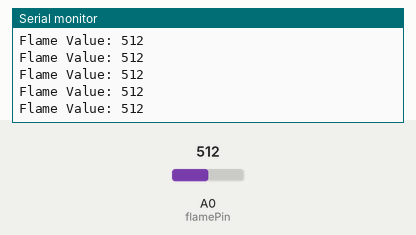
Simulated run of this sketch. Board: Arduino Uno, built with avr-gcc and run on an emulated ATmega328P. On the bench: the last lines printed to the serial monitor. The test bench sets the inputs (shaded band); at power-on: A0 (flamePin) = 512.

Above: at 1.2 s.
1.3 s: A0 (flamePin) set to 716
At 1.31 s:
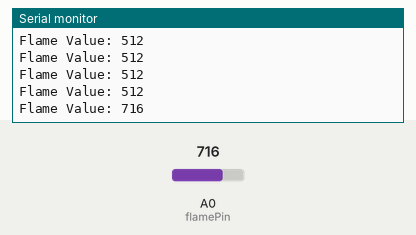
2.8 s: A0 (flamePin) set to 900
At 2.82 s:
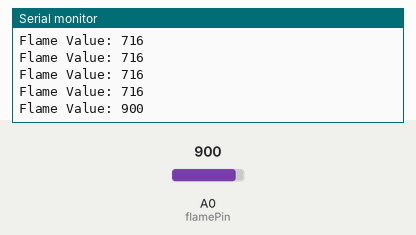
Timing chart, 0 to 5.8 s (numbered marks = the images above; inputs shaded):
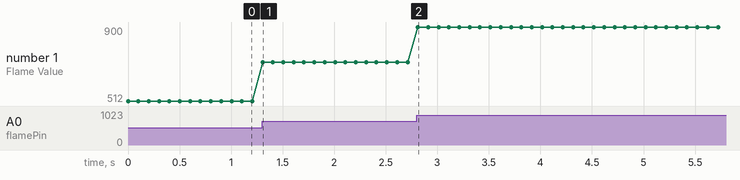

Measured:
- after the input at 1.3 s, the serial monitor: prints a new line at once (image 1)
- after the input at 2.8 s, the serial monitor: prints a new line at once (image 2)
- plotted number 1: 512 → 716 after the input at 1.3 s, 716 → 900 after the input at 2.8 s

The sketch:

flame_console.ino
```cpp
// (licence header left out)
int flamePin = A0;  // Analog output from flame sensor
int analogVal = 0;

void setup() {
  Serial.begin(9600);
}

void loop() {
  analogVal = analogRead(flamePin);
  Serial.print("Flame Value: ");
  Serial.println(analogVal);
  delay(100);
}
```
